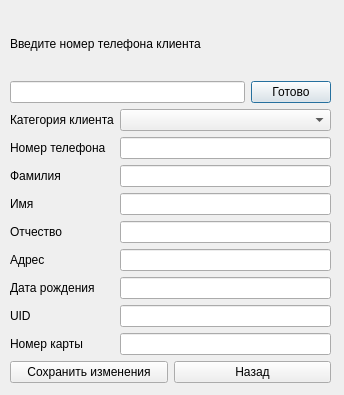
<?xml version="1.0" encoding="UTF-8"?>
<ui version="4.0">
 <class>ClientUpdate</class>
 <widget class="QDialog" name="ClientUpdate">
  <property name="geometry">
   <rect>
    <x>0</x>
    <y>0</y>
    <width>344</width>
    <height>395</height>
   </rect>
  </property>
  <property name="windowTitle">
   <string>Dialog</string>
  </property>
  <widget class="QWidget" name="">
   <property name="geometry">
    <rect>
     <x>10</x>
     <y>12</y>
     <width>321</width>
     <height>371</height>
    </rect>
   </property>
   <layout class="QVBoxLayout" name="verticalLayout_4">
    <item>
     <layout class="QVBoxLayout" name="verticalLayout_3">
      <item>
       <widget class="QLabel" name="label">
        <property name="text">
         <string>Введите номер телефона клиента</string>
        </property>
       </widget>
      </item>
      <item>
       <layout class="QHBoxLayout" name="horizontalLayout_3">
        <item>
         <widget class="QLineEdit" name="lineEdit"/>
        </item>
        <item>
         <widget class="QPushButton" name="pushButtonSearch">
          <property name="text">
           <string>Готово</string>
          </property>
         </widget>
        </item>
       </layout>
      </item>
     </layout>
    </item>
    <item>
     <layout class="QHBoxLayout" name="horizontalLayout">
      <item>
       <layout class="QVBoxLayout" name="verticalLayout">
        <item>
         <widget class="QLabel" name="label_3">
          <property name="text">
           <string>Категория клиента</string>
          </property>
         </widget>
        </item>
        <item>
         <widget class="QLabel" name="label_4">
          <property name="text">
           <string>Номер телефона</string>
          </property>
         </widget>
        </item>
        <item>
         <widget class="QLabel" name="label_5">
          <property name="text">
           <string>Фамилия</string>
          </property>
         </widget>
        </item>
        <item>
         <widget class="QLabel" name="label_6">
          <property name="text">
           <string>Имя</string>
          </property>
         </widget>
        </item>
        <item>
         <widget class="QLabel" name="label_7">
          <property name="text">
           <string>Отчество</string>
          </property>
         </widget>
        </item>
        <item>
         <widget class="QLabel" name="label_8">
          <property name="text">
           <string>Адрес</string>
          </property>
         </widget>
        </item>
        <item>
         <widget class="QLabel" name="label_9">
          <property name="text">
           <string>Дата рождения</string>
          </property>
         </widget>
        </item>
        <item>
         <widget class="QLabel" name="label_2">
          <property name="text">
           <string>UID</string>
          </property>
         </widget>
        </item>
        <item>
         <widget class="QLabel" name="label_10">
          <property name="text">
           <string>Номер карты</string>
          </property>
         </widget>
        </item>
       </layout>
      </item>
      <item>
       <layout class="QVBoxLayout" name="verticalLayout_2">
        <item>
         <widget class="QComboBox" name="comboBox"/>
        </item>
        <item>
         <widget class="QLineEdit" name="lineEditcellnumberclient"/>
        </item>
        <item>
         <widget class="QLineEdit" name="lineEditfamclient"/>
        </item>
        <item>
         <widget class="QLineEdit" name="lineEditnameclient"/>
        </item>
        <item>
         <widget class="QLineEdit" name="lineEditfirstnameclient"/>
        </item>
        <item>
         <widget class="QLineEdit" name="lineEditadresclient"/>
        </item>
        <item>
         <widget class="QLineEdit" name="lineEditbirthclient"/>
        </item>
        <item>
         <widget class="QLineEdit" name="lineEdit_UID"/>
        </item>
        <item>
         <widget class="QLineEdit" name="lineEditcardclient"/>
        </item>
       </layout>
      </item>
     </layout>
    </item>
    <item>
     <layout class="QHBoxLayout" name="horizontalLayout_2">
      <item>
       <widget class="QPushButton" name="pushButtonUpdateClient">
        <property name="text">
         <string>Сохранить изменения</string>
        </property>
       </widget>
      </item>
      <item>
       <widget class="QPushButton" name="pushButtonReturn">
        <property name="text">
         <string>Назад</string>
        </property>
       </widget>
      </item>
     </layout>
    </item>
   </layout>
  </widget>
 </widget>
 <resources/>
 <connections/>
</ui>
